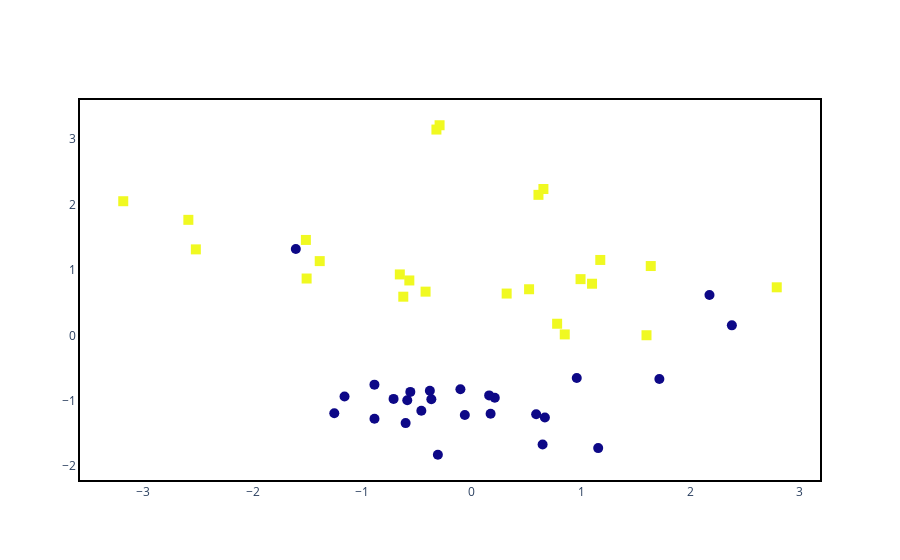

Notebook source saved alongside this figure:
### Code cell
fig = go.Figure()
fig.add_trace(go.Scatter(x = X[:, 0], 
                         y = X[:, 1], mode = 'text+markers',
                         #text = [('a')] * 30,
                         textposition = ['top left'] * 10 + ['top center'] * 10 + ['top right'] * 10,
                         textfont = {'color' : '#5603ad',
                                     'family' : 'Times New Roman',
                                     'size' : 10},
                         line = {'width' : 2, 
                                 'color' : 'green', 
                                  },
                         marker = dict(size = 10,
                                    opacity = 1,
                                     color = y, 
                                     symbol = y),
                         name = 'Simple Plot'))

fig.update_xaxes(showline = True,
                 linewidth = 2,
                 linecolor = 'black', 
                 mirror = True)
fig.update_yaxes(showline = True,
                 linewidth = 2,
                 linecolor = 'black', 
                 mirror = True)
fig.update_layout(plot_bgcolor = 'white')

### Figure 1 — Plotly figure (JSON) as saved in the notebook; plotly's stock layout.template omitted (floating-point values rounded to 4 significant figures)
{"data": [{"line": {"color": "green", "width": 2}, "marker": {"color": [0, 0, 1, 0, 1, 0, 1, 1, 1, 0, 0, 0, 0, 1, 0, 0, 1, 0, 0, 1, 0, 1, 1, 0, 1, 0, 1, 0, 1, 0, 1, 0, 0, 1, 1, 1, 0, 0, 0, 0, 1, 1, 0, 1, 1, 0, 1, 0, 1, 1], "opacity": 1, "size": 10, "symbol": [0, 0, 1, 0, 1, 0, 1, 1, 1, 0, 0, 0, 0, 1, 0, 0, 1, 0, 0, 1, 0, 1, 1, 0, 1, 0, 1, 0, 1, 0, 1, 0, 0, 1, 1, 1, 0, 0, 0, 0, 1, 1, 0, 1, 1, 0, 1, 0, 1, 1]}, "mode": "text+markers", "name": "Simple Plot", "textfont": {"color": "#5603ad", "family": "Times New Roman", "size": 10}, "textposition": ["top left", "top left", "top left", "top left", "top left", "top left", "top left", "top left", "top left", "top left", "top center", "top center", "top center", "top center", "top center", "top center", "top center", "top center", "top center", "top center", "top right", "top right", "top right", "top right", "top right", "top right", "top right", "top right", "top right", "top right"], "type": "scatter", "x": [-0.7139, -0.6037, -0.2933, -1.162, 0.5248, -0.3685, 1.637, -0.4214, -1.509, 1.716, 0.6485, -0.5887, -0.8885, 0.8508, -0.8888, 0.2113, -2.521, 2.174, -0.5606, -3.185, 0.9606, -0.6568, 1.1, -0.4601, -2.59, 0.1599, 2.789, -0.1029, 1.176, 2.378, 0.6558, -0.06262, 0.6692, -1.389, 0.9953, -0.6251, 1.157, 0.173, 0.5895, -1.607, 1.598, -0.5698, -0.3822, 0.6105, 0.7813, -1.256, 0.3199, -0.309, -1.516, -0.3222], "y": [-0.9712, -1.34, 3.208, -0.9342, 0.7034, -0.9768, 1.058, 0.6669, 0.8673, -0.6669, -1.667, -0.9904, -1.275, 0.01365, -0.7536, -0.954, 1.312, 0.616, -0.8641, 2.048, -0.6523, 0.9296, 0.7878, -1.153, 1.763, -0.9174, 0.7332, -0.8245, 1.151, 0.1521, 2.235, -1.217, -1.255, 1.133, 0.8578, 0.5898, -1.723, -1.198, -1.206, 1.317, 0.001153, 0.8376, -0.8476, 2.145, 0.1767, -1.19, 0.6375, -1.824, 1.456, 3.142]}], "layout": {"plot_bgcolor": "white", "xaxis": {"linecolor": "black", "linewidth": 2, "mirror": true, "showline": true}, "yaxis": {"linecolor": "black", "linewidth": 2, "mirror": true, "showline": true}}}
